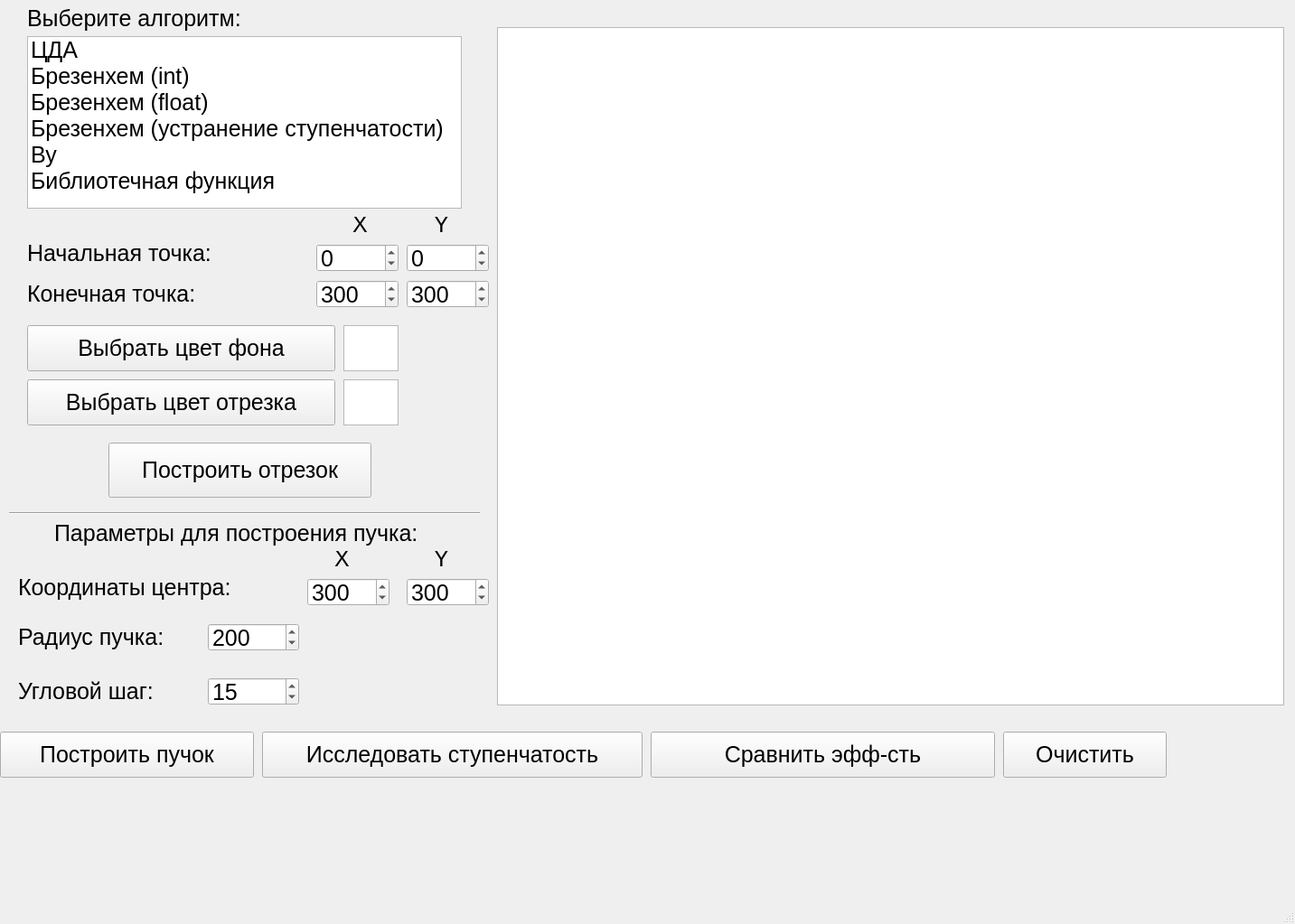
<?xml version="1.0" encoding="UTF-8"?>
<ui version="4.0">
 <class>MainWindow</class>
 <widget class="QMainWindow" name="MainWindow">
  <property name="geometry">
   <rect>
    <x>0</x>
    <y>0</y>
    <width>1433</width>
    <height>1023</height>
   </rect>
  </property>
  <property name="font">
   <font>
    <pointsize>19</pointsize>
   </font>
  </property>
  <property name="windowTitle">
   <string>Лабораторная работа №3</string>
  </property>
  <widget class="QWidget" name="centralwidget">
   <widget class="QListWidget" name="listAlg">
    <property name="geometry">
     <rect>
      <x>30</x>
      <y>40</y>
      <width>481</width>
      <height>191</height>
     </rect>
    </property>
    <property name="font">
     <font>
      <pointsize>19</pointsize>
     </font>
    </property>
    <property name="mouseTracking">
     <bool>false</bool>
    </property>
    <property name="movement">
     <enum>QListView::Static</enum>
    </property>
    <property name="currentRow">
     <number>-1</number>
    </property>
    <item>
     <property name="text">
      <string>ЦДА</string>
     </property>
    </item>
    <item>
     <property name="text">
      <string>Брезенхем (int)</string>
     </property>
    </item>
    <item>
     <property name="text">
      <string>Брезенхем (float)</string>
     </property>
    </item>
    <item>
     <property name="text">
      <string>Брезенхем (устранение ступенчатости)</string>
     </property>
    </item>
    <item>
     <property name="text">
      <string>Ву</string>
     </property>
    </item>
    <item>
     <property name="text">
      <string>Библиотечная функция</string>
     </property>
    </item>
   </widget>
   <widget class="QLabel" name="labelAlg">
    <property name="geometry">
     <rect>
      <x>30</x>
      <y>0</y>
      <width>301</width>
      <height>41</height>
     </rect>
    </property>
    <property name="font">
     <font>
      <pointsize>19</pointsize>
     </font>
    </property>
    <property name="text">
     <string>Выберите алгоритм:</string>
    </property>
   </widget>
   <widget class="QLabel" name="x0label">
    <property name="geometry">
     <rect>
      <x>30</x>
      <y>260</y>
      <width>261</width>
      <height>41</height>
     </rect>
    </property>
    <property name="font">
     <font>
      <pointsize>19</pointsize>
     </font>
    </property>
    <property name="text">
     <string>Начальная точка:</string>
    </property>
   </widget>
   <widget class="QLabel" name="xlabel">
    <property name="geometry">
     <rect>
      <x>390</x>
      <y>240</y>
      <width>21</width>
      <height>17</height>
     </rect>
    </property>
    <property name="font">
     <font>
      <pointsize>19</pointsize>
     </font>
    </property>
    <property name="text">
     <string>X</string>
    </property>
   </widget>
   <widget class="QLabel" name="ylabel">
    <property name="geometry">
     <rect>
      <x>480</x>
      <y>240</y>
      <width>21</width>
      <height>17</height>
     </rect>
    </property>
    <property name="text">
     <string>Y</string>
    </property>
   </widget>
   <widget class="QLabel" name="x1label">
    <property name="geometry">
     <rect>
      <x>30</x>
      <y>310</y>
      <width>231</width>
      <height>31</height>
     </rect>
    </property>
    <property name="text">
     <string>Конечная точка:</string>
    </property>
   </widget>
   <widget class="QPushButton" name="createLineButton">
    <property name="geometry">
     <rect>
      <x>120</x>
      <y>490</y>
      <width>291</width>
      <height>61</height>
     </rect>
    </property>
    <property name="text">
     <string>Построить отрезок</string>
    </property>
   </widget>
   <widget class="QPushButton" name="chooseGroundButton">
    <property name="geometry">
     <rect>
      <x>30</x>
      <y>360</y>
      <width>341</width>
      <height>51</height>
     </rect>
    </property>
    <property name="text">
     <string>Выбрать цвет фона</string>
    </property>
   </widget>
   <widget class="QPushButton" name="chooseLineButton">
    <property name="geometry">
     <rect>
      <x>30</x>
      <y>420</y>
      <width>341</width>
      <height>51</height>
     </rect>
    </property>
    <property name="text">
     <string>Выбрать цвет отрезка</string>
    </property>
   </widget>
   <widget class="QGraphicsView" name="drawView">
    <property name="geometry">
     <rect>
      <x>550</x>
      <y>30</y>
      <width>871</width>
      <height>751</height>
     </rect>
    </property>
    <property name="verticalScrollBarPolicy">
     <enum>Qt::ScrollBarAlwaysOff</enum>
    </property>
    <property name="horizontalScrollBarPolicy">
     <enum>Qt::ScrollBarAlwaysOff</enum>
    </property>
   </widget>
   <widget class="QPushButton" name="cleanButton">
    <property name="geometry">
     <rect>
      <x>1110</x>
      <y>810</y>
      <width>181</width>
      <height>51</height>
     </rect>
    </property>
    <property name="text">
     <string>Очистить</string>
    </property>
   </widget>
   <widget class="QLabel" name="paramLabel">
    <property name="geometry">
     <rect>
      <x>60</x>
      <y>570</y>
      <width>421</width>
      <height>41</height>
     </rect>
    </property>
    <property name="text">
     <string>Параметры для построения пучка:</string>
    </property>
   </widget>
   <widget class="QPushButton" name="efficientButton">
    <property name="geometry">
     <rect>
      <x>720</x>
      <y>810</y>
      <width>381</width>
      <height>51</height>
     </rect>
    </property>
    <property name="text">
     <string>Сравнить эфф-сть</string>
    </property>
   </widget>
   <widget class="QGraphicsView" name="backView">
    <property name="geometry">
     <rect>
      <x>380</x>
      <y>360</y>
      <width>61</width>
      <height>51</height>
     </rect>
    </property>
    <property name="verticalScrollBarPolicy">
     <enum>Qt::ScrollBarAlwaysOff</enum>
    </property>
    <property name="horizontalScrollBarPolicy">
     <enum>Qt::ScrollBarAlwaysOff</enum>
    </property>
   </widget>
   <widget class="QGraphicsView" name="lineView">
    <property name="geometry">
     <rect>
      <x>380</x>
      <y>420</y>
      <width>61</width>
      <height>51</height>
     </rect>
    </property>
    <property name="verticalScrollBarPolicy">
     <enum>Qt::ScrollBarAlwaysOff</enum>
    </property>
    <property name="horizontalScrollBarPolicy">
     <enum>Qt::ScrollBarAlwaysOff</enum>
    </property>
   </widget>
   <widget class="QLabel" name="coordLabel">
    <property name="geometry">
     <rect>
      <x>20</x>
      <y>630</y>
      <width>301</width>
      <height>41</height>
     </rect>
    </property>
    <property name="font">
     <font>
      <pointsize>19</pointsize>
     </font>
    </property>
    <property name="text">
     <string>Координаты центра:</string>
    </property>
   </widget>
   <widget class="QLabel" name="label_7">
    <property name="geometry">
     <rect>
      <x>370</x>
      <y>610</y>
      <width>21</width>
      <height>17</height>
     </rect>
    </property>
    <property name="font">
     <font>
      <pointsize>19</pointsize>
     </font>
    </property>
    <property name="text">
     <string>X</string>
    </property>
   </widget>
   <widget class="QLabel" name="label_8">
    <property name="geometry">
     <rect>
      <x>480</x>
      <y>610</y>
      <width>21</width>
      <height>17</height>
     </rect>
    </property>
    <property name="text">
     <string>Y</string>
    </property>
   </widget>
   <widget class="QLabel" name="rLabel">
    <property name="geometry">
     <rect>
      <x>20</x>
      <y>690</y>
      <width>231</width>
      <height>31</height>
     </rect>
    </property>
    <property name="text">
     <string>Радиус пучка:</string>
    </property>
   </widget>
   <widget class="QSpinBox" name="rInput">
    <property name="geometry">
     <rect>
      <x>230</x>
      <y>690</y>
      <width>101</width>
      <height>31</height>
     </rect>
    </property>
    <property name="minimum">
     <number>1</number>
    </property>
    <property name="maximum">
     <number>5000</number>
    </property>
    <property name="value">
     <number>200</number>
    </property>
   </widget>
   <widget class="QLabel" name="deltaAlphaLabel">
    <property name="geometry">
     <rect>
      <x>20</x>
      <y>750</y>
      <width>201</width>
      <height>31</height>
     </rect>
    </property>
    <property name="text">
     <string>Угловой шаг:</string>
    </property>
   </widget>
   <widget class="QSpinBox" name="deltaAlphaInput">
    <property name="geometry">
     <rect>
      <x>230</x>
      <y>750</y>
      <width>101</width>
      <height>31</height>
     </rect>
    </property>
    <property name="maximum">
     <number>359</number>
    </property>
    <property name="value">
     <number>15</number>
    </property>
   </widget>
   <widget class="QPushButton" name="beamButton">
    <property name="geometry">
     <rect>
      <x>0</x>
      <y>810</y>
      <width>281</width>
      <height>51</height>
     </rect>
    </property>
    <property name="text">
     <string>Построить пучок</string>
    </property>
   </widget>
   <widget class="Line" name="line">
    <property name="geometry">
     <rect>
      <x>10</x>
      <y>560</y>
      <width>521</width>
      <height>16</height>
     </rect>
    </property>
    <property name="orientation">
     <enum>Qt::Horizontal</enum>
    </property>
   </widget>
   <widget class="QSpinBox" name="x0Input">
    <property name="geometry">
     <rect>
      <x>350</x>
      <y>270</y>
      <width>91</width>
      <height>31</height>
     </rect>
    </property>
    <property name="minimum">
     <number>-5000</number>
    </property>
    <property name="maximum">
     <number>5000</number>
    </property>
   </widget>
   <widget class="QSpinBox" name="x1Input">
    <property name="geometry">
     <rect>
      <x>350</x>
      <y>310</y>
      <width>91</width>
      <height>31</height>
     </rect>
    </property>
    <property name="minimum">
     <number>-5000</number>
    </property>
    <property name="maximum">
     <number>5000</number>
    </property>
    <property name="value">
     <number>300</number>
    </property>
   </widget>
   <widget class="QSpinBox" name="y0Input">
    <property name="geometry">
     <rect>
      <x>450</x>
      <y>270</y>
      <width>91</width>
      <height>31</height>
     </rect>
    </property>
    <property name="minimum">
     <number>-5000</number>
    </property>
    <property name="maximum">
     <number>5000</number>
    </property>
   </widget>
   <widget class="QSpinBox" name="y1Input">
    <property name="geometry">
     <rect>
      <x>450</x>
      <y>310</y>
      <width>91</width>
      <height>31</height>
     </rect>
    </property>
    <property name="minimum">
     <number>-5000</number>
    </property>
    <property name="maximum">
     <number>5000</number>
    </property>
    <property name="value">
     <number>300</number>
    </property>
   </widget>
   <widget class="QSpinBox" name="ykInput">
    <property name="geometry">
     <rect>
      <x>450</x>
      <y>640</y>
      <width>91</width>
      <height>31</height>
     </rect>
    </property>
    <property name="minimum">
     <number>-5000</number>
    </property>
    <property name="maximum">
     <number>5000</number>
    </property>
    <property name="value">
     <number>300</number>
    </property>
   </widget>
   <widget class="QSpinBox" name="xkInput">
    <property name="geometry">
     <rect>
      <x>340</x>
      <y>640</y>
      <width>91</width>
      <height>31</height>
     </rect>
    </property>
    <property name="minimum">
     <number>-5000</number>
    </property>
    <property name="maximum">
     <number>5000</number>
    </property>
    <property name="value">
     <number>300</number>
    </property>
   </widget>
   <widget class="QPushButton" name="pushButton">
    <property name="geometry">
     <rect>
      <x>290</x>
      <y>810</y>
      <width>421</width>
      <height>51</height>
     </rect>
    </property>
    <property name="text">
     <string>Исследовать ступенчатость</string>
    </property>
   </widget>
  </widget>
  <widget class="QMenuBar" name="menubar">
   <property name="geometry">
    <rect>
     <x>0</x>
     <y>0</y>
     <width>1433</width>
     <height>50</height>
    </rect>
   </property>
  </widget>
  <widget class="QStatusBar" name="statusbar"/>
 </widget>
 <resources/>
 <connections/>
</ui>
